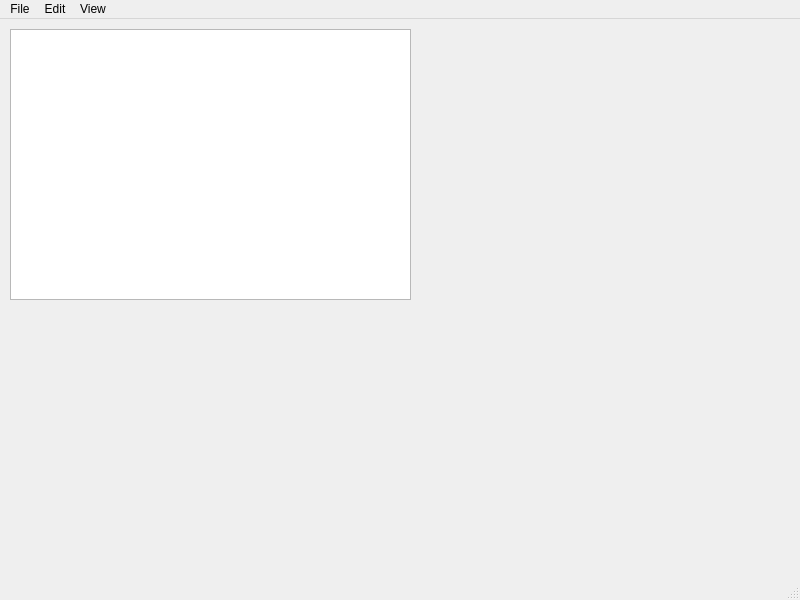
<?xml version="1.0" encoding="UTF-8"?>
<ui version="4.0">
 <class>MainWindow</class>
 <widget class="QMainWindow" name="MainWindow">
  <property name="geometry">
   <rect>
    <x>0</x>
    <y>0</y>
    <width>800</width>
    <height>600</height>
   </rect>
  </property>
  <property name="windowTitle">
   <string>MainWindow</string>
  </property>
  <widget class="QWidget" name="centralwidget">
   <widget class="QGraphicsView" name="graphicsView">
    <property name="geometry">
     <rect>
      <x>10</x>
      <y>10</y>
      <width>401</width>
      <height>271</height>
     </rect>
    </property>
   </widget>
  </widget>
  <widget class="QMenuBar" name="menubar">
   <property name="geometry">
    <rect>
     <x>0</x>
     <y>0</y>
     <width>800</width>
     <height>18</height>
    </rect>
   </property>
   <widget class="QMenu" name="menuFile">
    <property name="title">
     <string>File</string>
    </property>
    <addaction name="actionNew_Camera"/>
    <addaction name="actionImport_List"/>
   </widget>
   <widget class="QMenu" name="menuEdit">
    <property name="title">
     <string>Edit</string>
    </property>
   </widget>
   <widget class="QMenu" name="menuView">
    <property name="title">
     <string>View</string>
    </property>
    <widget class="QMenu" name="menuMultiple_Cam">
     <property name="title">
      <string>Multiple Cam</string>
     </property>
     <addaction name="action2_by_2"/>
     <addaction name="action3_by_3"/>
     <addaction name="action4_by_4"/>
    </widget>
    <addaction name="actionSingle_Cam"/>
    <addaction name="actionAuto_Switch"/>
    <addaction name="menuMultiple_Cam"/>
   </widget>
   <addaction name="menuFile"/>
   <addaction name="menuEdit"/>
   <addaction name="menuView"/>
  </widget>
  <widget class="QStatusBar" name="statusbar"/>
  <action name="actionNew_Camera">
   <property name="text">
    <string>New Camera</string>
   </property>
  </action>
  <action name="actionImport_List">
   <property name="text">
    <string>Import List</string>
   </property>
  </action>
  <action name="actionSingle_Cam">
   <property name="text">
    <string>Single Cam</string>
   </property>
  </action>
  <action name="actionAuto_Switch">
   <property name="text">
    <string>Auto Switch</string>
   </property>
  </action>
  <action name="action2_by_2">
   <property name="text">
    <string>2 by 2</string>
   </property>
  </action>
  <action name="action3_by_3">
   <property name="text">
    <string>3 by 3</string>
   </property>
  </action>
  <action name="action4_by_4">
   <property name="text">
    <string>4 by 4</string>
   </property>
  </action>
 </widget>
 <resources/>
 <connections/>
</ui>
